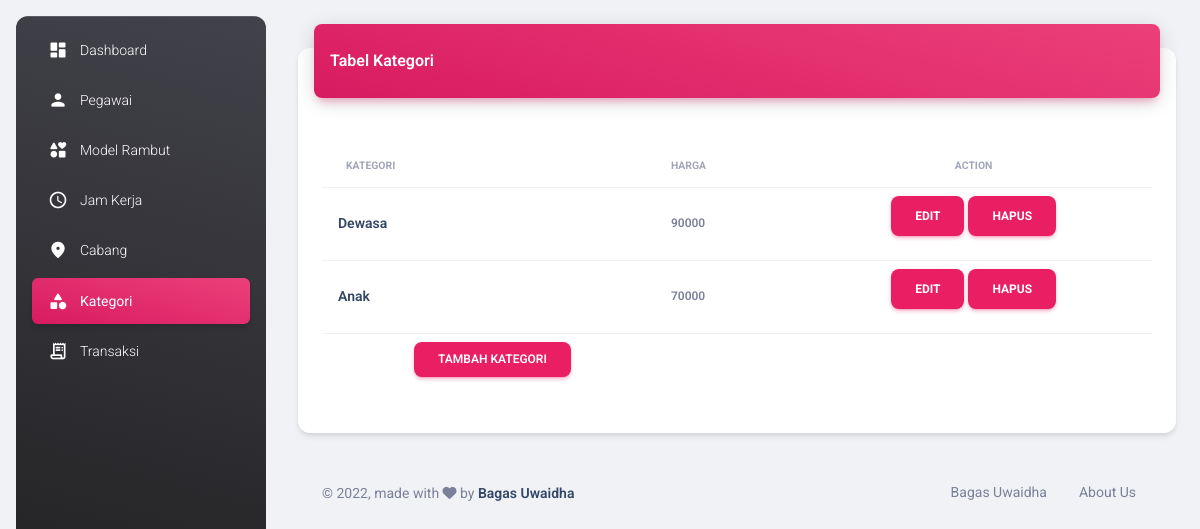
The page /admin/kategori.php on the database its author committed.
### tables this page shows
CREATE TABLE `tbl_kategori` (
  `id_kategori` int(11) NOT NULL,
  `kategori` varchar(11) NOT NULL,
  `harga` int(11) NOT NULL
);

### admin/kategori.php (the view, shortened to what this page needs)
<?php
require "../config.php";
$tbl_kategori = mysqli_query($conn, "SELECT * FROM tbl_kategori");
?>
<!DOCTYPE html>
<html lang="en">
<head>
    <link href="./assets/css/nucleo-icons.css" rel="stylesheet" />
    <link href="./assets/css/nucleo-svg.css" rel="stylesheet" />
    <link id="pagestyle" href="./assets/css/material-dashboard.css?v=3.0.0" rel="stylesheet" />
</head>
<body class="g-sidenav-show  bg-gray-200">
    <aside class="sidenav navbar navbar-vertical navbar-expand-xs border-0 border-radius-xl my-3 fixed-start ms-3   bg-gradient-dark" id="sidenav-main">
        <hr class="horizontal light mt-0 mb-2">
        <div class="collapse navbar-collapse  w-auto  max-height-vh-100" id="sidenav-collapse-main">
            <ul class="navbar-nav">
                <li class="nav-item">
                    <a class="nav-link text-white" href="dashboard.php">
                        <div class="text-white text-center me-2 d-flex align-items-center justify-content-center">
                            <i class="material-icons opacity-10">dashboard</i>
                        </div>
                        <span class="nav-link-text ms-1">Dashboard</span>
                    </a>
                </li>
                <li class="nav-item">
                    <a class="nav-link text-white" href="pegawai.php">
                        <div class="text-white text-center me-2 d-flex align-items-center justify-content-center">
                            <i class="material-icons opacity-10">person</i>
                        </div>
                        <span class="nav-link-text ms-1">Pegawai</span>
                    </a>
                </li>
                <li class="nav-item">
                    <a class="nav-link text-white" href="model_rambut.php">
                        <div class="text-white text-center me-2 d-flex align-items-center justify-content-center">
                            <i class="material-icons opacity-10">interests</i>
                        </div>
                        <span class="nav-link-text ms-1">Model Rambut</span>
                    </a>
                </li>
                <li class="nav-item">
                    <a class="nav-link text-white" href="jamkerja.php">
                        <div class="text-white text-center me-2 d-flex align-items-center justify-content-center">
                            <i class="material-icons opacity-10"><span class="material-icons-outlined">schedule</span></i>
                        </div>
                        <span class="nav-link-text ms-1">Jam Kerja</span>
                    </a>
                </li>
                <li class="nav-item">
                    <a class="nav-link text-white " href="cabang.php">
                        <div class="text-white text-center me-2 d-flex align-items-center justify-content-center">
                            <i class="material-icons opacity-10"><span class="material-icons-outlined">place</span></i>
                        </div>
                        <span class="nav-link-text ms-1">Cabang</span>
                    </a>
                </li>
                <li class="nav-item">
                    <a class="nav-link text-white active bg-gradient-primary" href="kategori.php">
                        <div class="text-white text-center me-2 d-flex align-items-center justify-content-center">
                            <i class="material-icons opacity-10"><span class="material-icons-outlined">category</span></i>
                        </div>
                        <span class="nav-link-text ms-1">Kategori</span>
                    </a>
                </li>
                <li class="nav-item">
                    <a class="nav-link text-white" href="index.php">
                        <div class="text-white text-center me-2 d-flex align-items-center justify-content-center">
                            <i class="material-icons opacity-10"><span class="material-icons-outlined">receipt_long</span></i>
                        </div>
                        <span class="nav-link-text ms-1">Transaksi</span>
                    </a>
                </li>
            </ul>
        </div>
    </aside>
    <main class="main-content position-relative max-height-vh-100 h-100 border-radius-lg ">
        <div class="container-fluid py-4">
            <div class="row">
                <div class="col-12">
                    <div class="card my-4">
                        <div class="card-header p-0 position-relative mt-n4 mx-3 z-index-2">
                            <div class="bg-gradient-primary shadow-primary border-radius-lg pt-4 pb-3">
                                <h6 class="text-white text-capitalize ps-3">Tabel Kategori</h6>
                            </div>
                        </div>
                        <div class="card-body px-0 pb-2">
                            <div class="table-responsive p-0 m-4">
                                <table class="table align-items-center mb-0">
                                    <thead>
                                        <tr>
                                            <th class="text-uppercase text-secondary text-xxs font-weight-bolder opacity-7">Kategori</th>
                                            <th class="text-uppercase text-secondary text-xxs font-weight-bolder opacity-7 ps-2">Harga</th>
                                            <th class="text-center text-uppercase text-secondary text-xxs font-weight-bolder opacity-7">Action</th>
                                        </tr>
                                    </thead>
                                    <tbody>
                                        <?php while ($kategori = mysqli_fetch_assoc($tbl_kategori)) { ?>
                                            <tr>
                                                <td>
                                                    <div class="justify-content-center px-2 py-1">
                                                        <h6 class="mb-0 text-sm"><?php echo $kategori["kategori"] ?></h6>
                                                    </div>
                                                </td>
                                                <td>
                                                    <p class="text-xs font-weight-bold mb-0"><?php echo $kategori["harga"] ?></p>
                                                </td>
                                                <td class="align-middle text-center">
                                                    <a class="btn btn-primary" href="editkategori.php?id=<?php echo $kategori['id_kategori'] ?>" class="text-secondary font-weight-bold text-xs" data-toggle="tooltip" data-original-title="Edit user">
                                                        Edit
                                                    </a>
                                                    <a class="btn btn-primary" href="hapuskategori.php?id=<?php echo $kategori['id_kategori'] ?>" class="text-secondary font-weight-bold text-xs" data-toggle="tooltip" data-original-title="Edit user">
                                                        Hapus
                                                    </a>
                                                </td>
                                            </tr>
                                        <?php } ?>
                                        <td class="text-center">
                                            <buttons class="btn btn-primary text-secondary font-weight-bold text-xs text-white" data-bs-toggle="modal" data-bs-target="#TambahKategori">
                                                Tambah Kategori
                                            </buttons>
                                        </td>
                                    </tbody>
                                </table>
                            </div>
                        </div>
                    </div>
                </div>
            </div>
            <footer class="footer py-4  ">
                <div class="container-fluid">
                    <div class="row align-items-center justify-content-lg-between">
                        <div class="col-lg-6 mb-lg-0 mb-4">
                            <div class="copyright text-center text-sm text-muted text-lg-start">
                                © ,
                                made with <i class="fa fa-heart"></i> by
                                <a href="https://github.com/indogegewepe" class="font-weight-bold" target="_blank">Bagas Uwaidha</a>
                            </div>
                        </div>
                        <div class="col-lg-6">
                            <ul class="nav nav-footer justify-content-center justify-content-lg-end">
                                <li class="nav-item">
                                    <a href="https://github.com/indogegewepe" class="nav-link text-muted" target="_blank">Bagas Uwaidha</a>
                                </li>
                                <li class="nav-item">
                                    <a href="http://localhost/Responsi%20BasDat/Responsi/" class="nav-link text-muted" target="_blank">About Us</a>
                                </li>
                            </ul>
                        </div>
                    </div>
                </div>
            </footer>
        </div>
    </main>
</body>
</html>

### rows shown on the page
tbl_kategori: kategori "Dewasa", harga "90000"
tbl_kategori: kategori "Anak", harga "70000"
